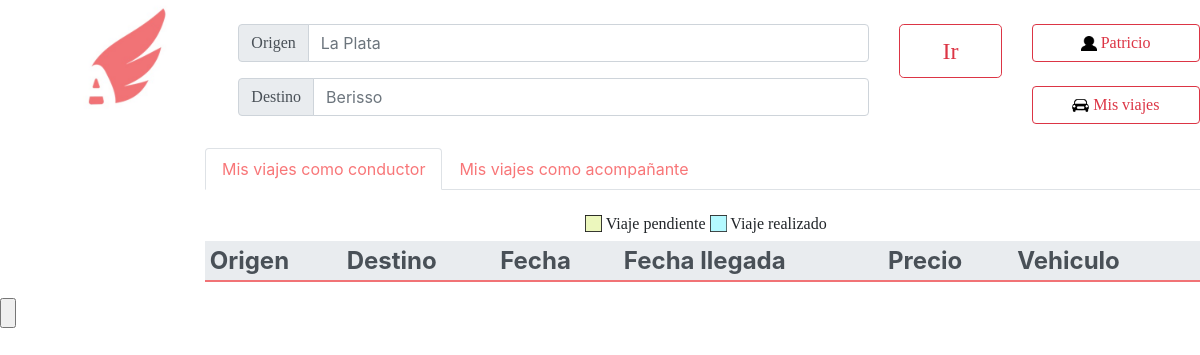
The app's page /MisViajes.php (signed in), older data.
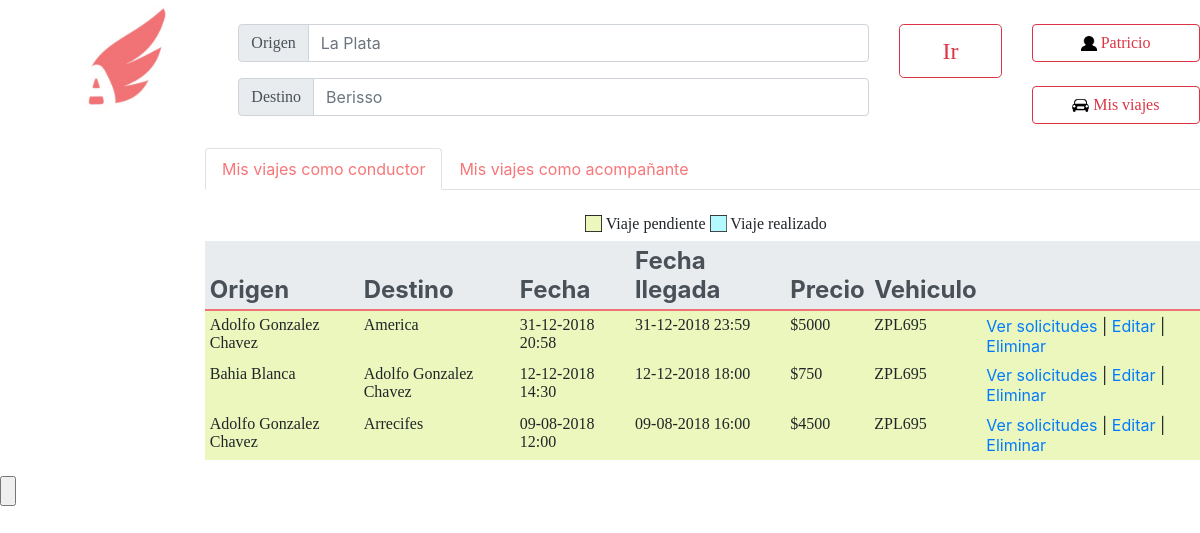
The same page, newer data.
### tables this page shows
CREATE TABLE IF NOT EXISTS `viajes` (
  `IDviaje` int(11) NOT NULL AUTO_INCREMENT,
  `fecha` date NOT NULL,
  `hora` time NOT NULL,
  `IDvehiculo` int(50) NOT NULL,
  `IDconductor` int(50) NOT NULL,
  `llegada` datetime NOT NULL,
  `IDOrigen` int(11) NOT NULL,
  `IDDestino` int(11) NOT NULL,
  `Precio` double NOT NULL,
  `asientos_disponibles` int(5) NOT NULL,
  PRIMARY KEY (`IDviaje`)
);

CREATE TABLE IF NOT EXISTS `ciudades` (
  `nombre` varchar(100) NOT NULL,
  `IDCiudad` int(11) NOT NULL AUTO_INCREMENT,
  PRIMARY KEY (`IDCiudad`)
);

CREATE TABLE IF NOT EXISTS `vehiculos` (
  `Marca` varchar(100) NOT NULL,
  `Modelo` varchar(100) NOT NULL,
  `Patente` varchar(10) NOT NULL,
  `Asientos` int(20) NOT NULL,
  `IDvehiculo` int(100) NOT NULL AUTO_INCREMENT,
  `IDuser` int(11) NOT NULL,
  PRIMARY KEY (`IDvehiculo`)
);

### MisViajes.php (the view, shortened to what this page needs)
<html lang="en">
  <head>
    <link rel="stylesheet" href="css/bootstrap.min.css">
  </head>
  <body>
            <?php
            $link=conectarABase();
            $id=$_SESSION['id'];
            $resultado = mysqli_query($link, "SELECT * FROM viajes where IDconductor=$id ORDER BY fecha desc");
            $hoy = new DateTime('today');
  	?>
        <header>
            <nav>
		 <ul>
                    <div class="row" position="fixed">
                        <div class="col-2">
                                <a href="PaginaPrincipal.php">
                                <img href="PaginaPrincipal.php" src="Logo.jpg" alt="Imagen no disponible"  class="rounded mx-auto d-block" height="120x120">
                                </a>
                        </div>
                        <div class="col-8">
                            <div class="row" position="fixed">
                                <div class="col-10">
                                    <br>
                                    <div class="input-group input-group-prepend mb-3">
                                        <div class="input-group-prepend">
                                            <span class="input-group-text" id="basic-addon1"><font size="3" face="Univers-Light-Normal">Origen</font></span>
                                        </div>
                                      <input type="text" face="Univers-Light-Normal" class="form-control" placeholder="La Plata" aria-label="La Plata" aria-describedby="basic-addon1">
                                    </div>
                                    <div class="input-group input-group-prepend mb-3">
                                        <div class="input-group-prepend">
                                            <span class="input-group-text" id="basic-addon1"><font size="3" face="Univers-Light-Normal">Destino</font></span>
                                        </div>
                                    <input type="text" class="form-control" face="Univers-Light-Normal" placeholder="Berisso" aria-label="Berisso" aria-describedby="basic-addon1">
                                    </div>
                                </div>
                                <div class="col-2">
                                    <br>
                                    <button class="btn btn-outline-danger btn-lg btn-block btn-lg"><font size="5" face="Univers-Light-Normal">Ir</font></button><br>
                                </div>
                            </div>
                        </div>
                        <div class="col-2">
                            <br>
                            <a href="MiCuenta.php" class="btn btn-outline-danger btn-block"><img src="Imagenes/Usuario.png" height="15x15"><font size="3" face="Univers-Light-Normal">     <?php echo $_SESSION['nombre']; ?></font></a><br>
                            <a href="MisViajes.php" class="btn btn-outline-danger btn-block"><img src="Imagenes/MisViajes.png" height="17x17"><font size="3" face="Univers-Light-Normal">     Mis viajes</font></a>
                        </div>
                    </div>
                 </ul>
            </nav>
        </header>
		<div class="row" position="fixed">
			<div class="col-2">
			</div>
			<div class="col-10">
				<nav>
				  <div class="nav nav-tabs" id="nav-tab" role="tablist">
				    <a class="nav-item nav-link active" id="nav-home-tab" data-toggle="tab" href="#nav-home" role="tab" aria-controls="nav-home" aria-selected="true"><font color="#f87678">Mis viajes como conductor</font></a>
				    <a class="nav-item nav-link" id="nav-profile-tab" data-toggle="tab" href="#nav-vehiculo" role="tab" aria-controls="nav-profile" aria-selected="false"><font color="#f87678">Mis viajes como acompañante</font></a>
				  </div>
				</nav>
				<div class="tab-content" id="nav-tabContent">
				 <div class="tab-pane fade show active" id="nav-home" role="tabpanel" aria-labelledby="nav-home-tab">
                                            <br>
                                            <h5 style="margin-left:380px"><img src="Imagenes/Amarillo.jpg" height="17x17"><font size="3" face="Georgia">     Viaje pendiente   </font><img src="Imagenes/Celeste.jpg" height="17x17"><font size="3" face="Georgia">     Viaje realizado</font></h5>
                                            <table class="table table-sm table-borderless">
                                                 <thead class='thead-light'>
                                                 <tr style='border-bottom: 2px solid #f17376'>
                                                   <th scope="color"><font size='5'>Origen</font></th>
                                                   <th scope="col"><font size='5'>Destino</font></th>
                                                   <th scope="col"><font size='5'>Fecha</font></th>
                                                   <th scope="col"><font size='5'>Fecha llegada</font></th>
                                                   <th scope="col"><font size='5'>Precio</font></th>
                                                   <th scope="col"><font size='5'>Vehiculo</font></th>
                                                   <th scope='col'></th>
                                                 </tr>
                                               </thead>
                                               <tbody>
                                                 <?php while($row = $resultado->fetch_array(MYSQLI_NUM)) {
                                                     $origen1 = mysqli_query($link, "SELECT * FROM ciudades where IDCiudad=$row[6]");
                                                     $destino1 = mysqli_query($link, "SELECT * FROM ciudades where IDCiudad=$row[7]");
                                                     $origen1 = $origen1->fetch_array(MYSQLI_NUM);
                                                     $destino1 = $destino1->fetch_array(MYSQLI_NUM);
                                                     $vehiculoSelec= mysqli_query($link, "SELECT Patente,asientos FROM vehiculos where IDvehiculo=$row[3]");
                                                     $vehiculoSelec = $vehiculoSelec ->fetch_array(MYSQLI_NUM);
                                                     $valor = $row[8]*$vehiculoSelec[1];
                                                     $valor = round($valor,2);
                                                     ?>
                                                   <tr style='margin-top: 30px;background-color:<?php $createDate = new DateTime("$row[1] . $row[2]");if($hoy>$createDate){echo "b3f9ff";}else{echo "ecf7bd";}?> '>
                                                   <td><font face='georgia'><?php echo $origen1[0]; ?></font></td>
                                                   <td><font face='georgia'><?php echo $destino1[0]; ?></font></td>
                                                   <td><font face='georgia'><?php echo $createDate ->format('d-m-Y H:i');?></font></td>
                                                   <td><font face='georgia'><?php $createDate2 = new DateTime($row[5]);echo $createDate2->format('d-m-Y H:i'); ?></font></td>
                                                   <td><font face='georgia'><?php echo '$' . $valor; ?></font></td>
                                                   <td><font face='georgia'><?php echo $vehiculoSelec[0]; ?></font></td>
                                                   <td><a href='<?php echo "verSolicitudes.php?id=$row[0]"; ?>'>Ver solicitudes</a><span> | </span>
                                                       <a href='<?php echo "editarViaje.php?id=$row[0]"; ?>'>Editar</a><span> | </span>
                                                       <a onclick="return confirm('Si posee acompañantes confirmados, entonces se le decrementara un punto de calificación ¿Estás seguro?');" href='<?php echo "eliminarViaje.php?id=$row[0]"; ?>'>Eliminar</a></td>
                                                 </tr>
                                                 <?php
                                                 }?>
                                               </tbody>
                                             </table>
                                  </div>
                                </div>
                       </div>
                </div>
  </body>
        	<input type="submit" value="" />
    </html>

Row changes from the older to the newer data that the page shows:
added viajes: ciudades.nombre "Adolfo Gonzalez Chavez", ciudades.nombre "America", fecha+hora "31-12-2018 20:58", llegada "31-12-2018 23:59", Precio.Asientos "5000", IDvehiculo.Patente "ZPL695"
added viajes: ciudades.nombre "Bahia Blanca", ciudades.nombre "Adolfo Gonzalez Chavez", fecha+hora "12-12-2018 14:30", llegada "12-12-2018 18:00", Precio.Asientos "750", IDvehiculo.Patente "ZPL695"
added viajes: ciudades.nombre "Adolfo Gonzalez Chavez", ciudades.nombre "Arrecifes", fecha+hora "09-08-2018 12:00", llegada "09-08-2018 16:00", Precio.Asientos "4500", IDvehiculo.Patente "ZPL695"
